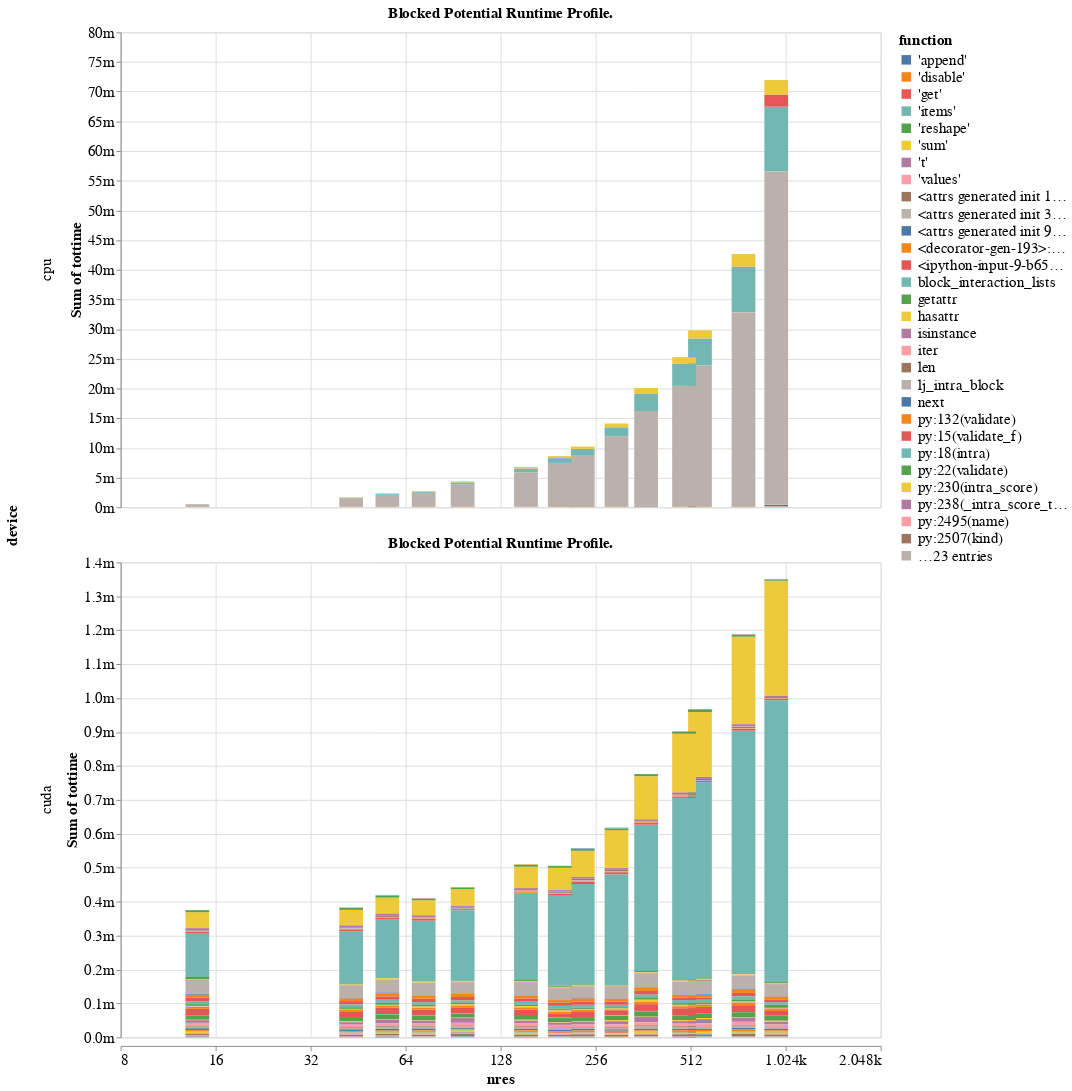

Notebook source saved alongside this figure:
### Code cell
pdat = stat_profile(rosetta_score_results)
rdat = pdat.query("impl != 'rosetta'")
rdat["function"] = (
    rdat.function_name.str.extract("method (['\.\w]*)")
    .where(lambda v: ~pandas.isna(v), rdat.function_name)
    .map(lambda v: v.split(".")[-1])
)

encoding = dict(
    x=altair.X(
        "nres", axis=altair.Axis(format="s"), scale=altair.Scale(type="log", base=2)
    ),
    y=altair.Y("sum(tottime)", axis=altair.Axis(format="s")),
    color="function",
)

c = (altair.Chart(rdat).mark_bar().encode(**encoding))
c.title = "Blocked Potential Runtime Profile."
c.facet(row="device").configure(
    bar={"continuousBandSize": 25}
).resolve_scale(y="independent")

### Figure 1 — Vega-Lite specification as saved in the notebook (floating-point values rounded to 4 significant figures; data arrays with more than 128 entries replaced by an {"elided": "..."} marker saying what was removed)
{"$schema": "https://vega.github.io/schema/vega-lite/v2.6.0.json", "config": {"axis": {"labelFontSize": 16, "titleFontSize": 16}, "bar": {"continuousBandSize": 25}, "header": {"labelFontSize": 16, "titleFontSize": 16}, "legend": {"labelFontSize": 16, "titleFontSize": 16}, "title": {"fontSize": 16}, "view": {"height": 500, "width": 800}}, "data": {"name": "data-20cd37480b93dc8018627450c05d7e69"}, "datasets": {"data-20cd37480b93dc8018627450c05d7e69": {"elided": "1456 records"}}, "facet": {"row": {"field": "device", "type": "nominal"}}, "resolve": {"scale": {"color": "shared", "x": "shared", "y": "independent"}}, "spec": {"encoding": {"color": {"field": "function", "type": "nominal"}, "x": {"axis": {"format": "s"}, "field": "nres", "scale": {"base": 2, "type": "log"}, "type": "quantitative"}, "y": {"aggregate": "sum", "axis": {"format": "s"}, "field": "tottime", "type": "quantitative"}}, "mark": "bar", "title": "Blocked Potential Runtime Profile."}}
